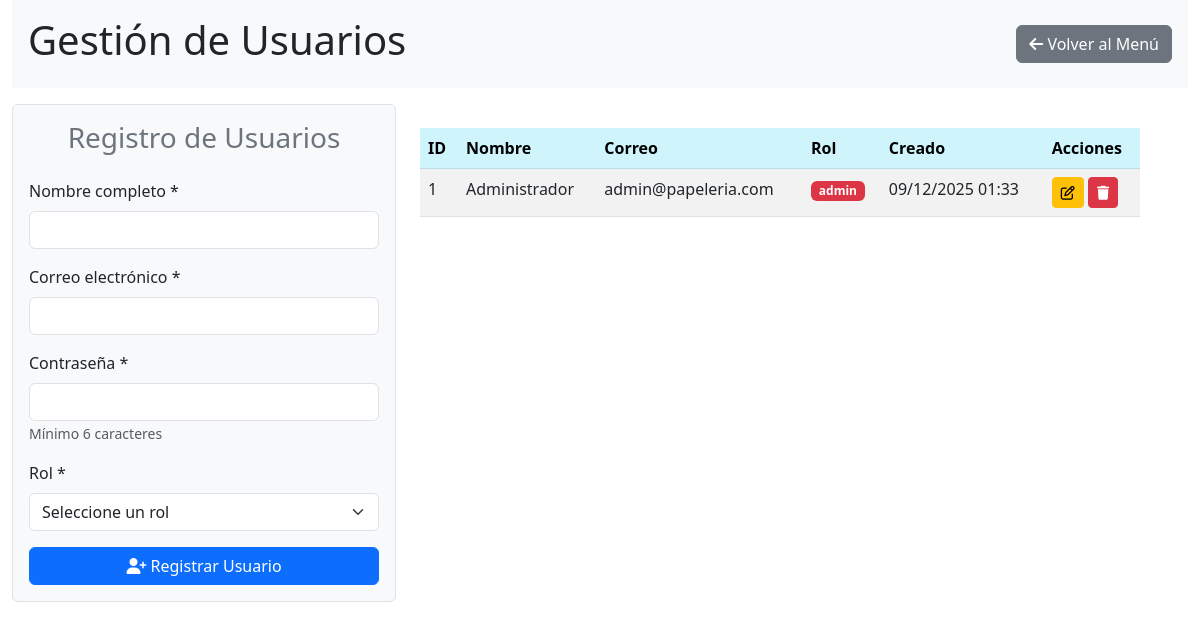
The app's page /modules/usuarios/index.php (signed in) with its own data.
### tables this page shows
CREATE TABLE IF NOT EXISTS usuarios (
    id INT AUTO_INCREMENT PRIMARY KEY,
    nombre VARCHAR(100) NOT NULL,
    correo VARCHAR(100) NOT NULL UNIQUE,
    clave VARCHAR(255) NOT NULL,
    rol VARCHAR(50) DEFAULT 'usuario',
    creado_en TIMESTAMP DEFAULT CURRENT_TIMESTAMP
);

### src/controllers/UsuarioController.php (called while the page is built, shortened)
<?php
require_once __DIR__ . '/../repositories/UsuarioRepository.php';
class UsuarioController extends BaseController
{
    private UsuarioRepository $repository;
    public function __construct(UsuarioRepository $repository, UsuarioValidator $validator)
    {
        $this->repository = $repository;
    }
    public function listar(): array
    {
        try {
            return $this->repository->findAll();
        } catch (Exception $e) {
            $this->showError($e->getMessage());
            return [];
        }
    }
}

### src/repositories/UsuarioRepository.php (called while the page is built, shortened)
<?php
class UsuarioRepository implements IRepository
{
    private PDO $conn;
    public function __construct(PDO $conn)
    {
        $this->conn = $conn;
    }
    public function findAll(): array
    {
        try {
            $sql = "SELECT id, nombre, correo, rol, creado_en FROM usuarios ORDER BY id DESC";
            $stmt = $this->conn->query($sql);
            return $stmt->fetchAll(PDO::FETCH_ASSOC);
        } catch (PDOException $e) {
            throw new Exception("Error al listar usuarios: " . $e->getMessage());
        }
    }
}

### public/modules/usuarios/index.php (the view, shortened to what this page needs)
<?php
require_once __DIR__ . "/../../../src/config/database.php";
require_once __DIR__ . "/../../../src/repositories/UsuarioRepository.php";
require_once __DIR__ . "/../../../src/controllers/UsuarioController.php";
try {
    $database = new Database();
    $conn = $database->connect();
    $repository = new UsuarioRepository($conn);
    $validator = new UsuarioValidator();
    $usuarioController = new UsuarioController($repository, $validator);
} catch (Exception $e) {
    die('<div class="alert alert-danger">Error: ' . $e->getMessage() . '</div>');
}
?>
<!DOCTYPE html>
<html lang="es">
<head>
    <link href="https://cdn.jsdelivr.net/npm/bootstrap@5.3.0/dist/css/bootstrap.min.css" rel="stylesheet">
</head>
<body>
    <div class="container-fluid">
        <div class="d-flex justify-content-between align-items-center p-3 bg-light">
            <h1>Gestión de Usuarios</h1>
            <a href="../../index.php" class="btn btn-secondary">
                <i class="fa-solid fa-arrow-left"></i> Volver al Menú
            </a>
        </div>
        <div class="container-fluid row mt-3">
            <form class="col-md-4 p-3 border rounded bg-light" method="POST">
                <h3 class="text-center text-secondary mb-4">Registro de Usuarios</h3>
                <div class="mb-3">
                    <label for="nombre" class="form-label">Nombre completo *</label>
                    <input type="text" class="form-control" name="nombre" required>
                </div>
                <div class="mb-3">
                    <label for="correo" class="form-label">Correo electrónico *</label>
                    <input type="email" class="form-control" name="correo" required>
                </div>
                <div class="mb-3">
                    <label for="clave" class="form-label">Contraseña *</label>
                    <input type="password" class="form-control" name="clave" required minlength="6">
                    <small class="form-text text-muted">Mínimo 6 caracteres</small>
                </div>
                <div class="mb-3">
                    <label for="rol" class="form-label">Rol *</label>
                    <select class="form-select" name="rol" required>
                        <option value="">Seleccione un rol</option>
                    </select>
                </div>
                <button type="submit" class="btn btn-primary w-100" name="btnRegistrar" value="ok">
                    <i class="fa-solid fa-user-plus"></i> Registrar Usuario
                </button>
            </form>
            <div class="col-md-8 p-4">
                <div class="table-responsive">
                    <table class="table table-striped table-hover">
                        <thead class="table-info">
                            <tr>
                                <th scope="col">ID</th>
                                <th scope="col">Nombre</th>
                                <th scope="col">Correo</th>
                                <th scope="col">Rol</th>
                                <th scope="col">Creado</th>
                                <th scope="col">Acciones</th>
                            </tr>
                        </thead>
                        <tbody>
                            <?php
                            $usuarios = $usuarioController->listar();
                            if (count($usuarios) > 0) {
                                foreach ($usuarios as $datos) { ?>
                                    <tr>
                                        <td><?= $datos['id'] ?></td>
                                        <td><?= htmlspecialchars($datos['nombre']) ?></td>
                                        <td><?= htmlspecialchars($datos['correo']) ?></td>
                                        <td>
                                            <?php
                                            $badgeClass = 'bg-secondary';
                                            if ($datos['rol'] == 'admin') $badgeClass = 'bg-danger';
                                            elseif ($datos['rol'] == 'empleado') $badgeClass = 'bg-primary';
                                            elseif ($datos['rol'] == 'vendedor') $badgeClass = 'bg-success';
                                            ?>
                                            <span class="badge <?= $badgeClass ?>"><?= htmlspecialchars($datos['rol']) ?></span>
                                        </td>
                                        <td><?= date('d/m/Y H:i', strtotime($datos['creado_en'])) ?></td>
                                        <td>
                                            <a href="editar.php?id=<?= $datos['id'] ?>" class="btn btn-sm btn-warning" title="Editar">
                                                <i class="fa-regular fa-pen-to-square"></i>
                                            </a>
                                            <a onclick="return confirm('¿Está seguro de eliminar este usuario?')"
                                                href="index.php?id=<?= $datos['id'] ?>&action=delete"
                                                class="btn btn-sm btn-danger" title="Eliminar">
                                                <i class="fa-solid fa-trash"></i>
                                            </a>
                                        </td>
                                    </tr>
                            <?php
                                }
                            } else {
                                echo '<tr><td colspan="6" class="text-center">No hay usuarios registrados</td></tr>';
                            }
                            ?>
                        </tbody>
                    </table>
                </div>
            </div>
        </div>
    </div>
</body>
</html>

### records on screen
usuarios: id "1", nombre "Administrador", correo "admin@papeleria.com", rol "admin", creado_en "09/12/2025 01:33"
